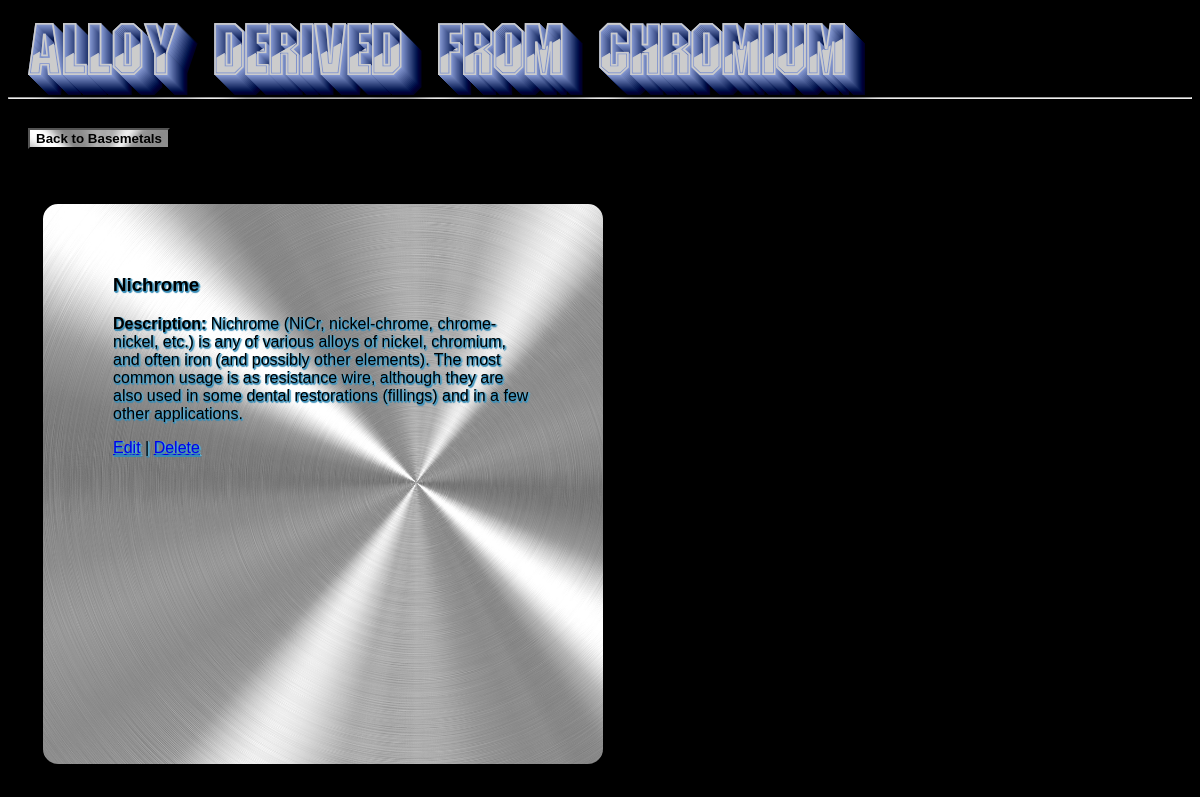
/basemetal/2/alloy, run on the app's committed database.
### database_setup.py (models this page shows, shortened)
class BaseMetal(Base):
    __tablename__ = 'basemetal'
    id = Column(Integer, primary_key=True)
    name = Column(String(250), nullable=False)
    user_id = Column(Integer, ForeignKey('user.id'))
    user = relationship(User)

class Alloy(Base):
    __tablename__ = 'alloy'
    name = Column(String(80), nullable=False)
    id = Column(Integer, primary_key=True)
    description = Column(String(250))
    basemetal_id = Column(Integer, ForeignKey('basemetal.id'))
    basemetal = relationship(BaseMetal)
    user_id = Column(Integer, ForeignKey('user.id'))
    user = relationship(User)

### views.py (the view)
@app.route('/basemetal/<int:basemetal_id>/')
@app.route('/basemetal/<int:basemetal_id>/alloy')
def showAlloy(basemetal_id):
    basemetal = session.query(BaseMetal).filter_by(id=basemetal_id).one()
    alloy = session.query(Alloy).filter_by(basemetal_id=basemetal_id).all()
    if 'username' not in login_session:
        return render_template(
            'publicAlloys.html', basemetal=basemetal, alloy=alloy)
    else:
        return render_template('alloys.html', basemetal=basemetal, alloy=alloy)

### templates/publicAlloys.html (shortened to what this page needs)
<!DOCTYPE html>
<html class = 'bg'>
<head>
	<link rel="stylesheet" type="text/css" href="{{ url_for('static', filename='styles.css') }}">
</head>
<header>
	<div class = 'title'>
		<div class = 'title-inner'>
			<h1>Alloy Derived From {{basemetal.name}}</h1>
			<hr>
		</div>
	</div>
</header>
<div>
	<a href="{{url_for('showBaseMetals')}}">
		<button class="btn" id="back-to-basemetals">
			Back to Basemetals
		</button>
	</a>
</div>
<body>
    <div class = 'a-description'
		</div>
			{% for a in alloy %}
				<div class="a-text">
					<h3>{{a.name}}</h3>
					<p><strong>Description: </strong>{{a.description}}</p>
					<a href='{{url_for('showLogin') }}'>Edit</a> |
					<a href='{{url_for('showLogin') }}'>Delete</a>
				</div>
			{% endfor %}
		</div>
</body>
</html>

### static/styles.css (style rules this page uses)
header { width: 100%; height: 100px; background-color: #000000; }
.bg { height: auto; width: auto; background: #000000 url(images/background_image.jpg) no-repeat; background-size: cover; }
h1 { font-family: gunmetl; color: #cccccc; font-size: 70px; margin: 0; padding-left: 20px; text-shadow:0px 0px 0 rgb(137,156,213),1px 1px 0 rgb(129,148,205),2px 2px 0 rgb(120,139,196),3px 3px 0 rgb(111,130,187),4px 4px 0 rgb(103,122,179),5px 5px 0 rgb(94,113,170),6px 6px 0 rgb(85,104,161),7px 7px 0 rgb(76,95,152),8px 8px 0 rgb(68,87,144),9px 9px 0 rgb(59,78,135),10px 10px 0 rgb(50,69,126),11px 11px 0 rgb(42,61,118),12px 12px 0 rgb(33,52,109),13px 13px 0 rgb(24,43,100),14px 14px 0 rgb(15,34,91),15px 15px 0 rgb(7,26,83),16px 16px 0 rgb(-2,17,74),17px 17px 0 rgb(-11,8,65),18px 18px 0 rgb(-19,0,57),19px 19px 0 rgb(-28,-9,48), 20px 20px 0 rgb(-37,-18,39),21px 21px 20px rgba(0,0,0,1),21px 21px 1px rgba(0,0,0,0.5),0px 0px 20px rgba(0,0,0,.2); }
.title { padding-top: 10px; }
.title-inner { padding-bottom: 10px; }
.btn { text-align: center; background: url('images/50_aluminium radial brushed metal texture.jpg'); background-size: cover; color: black; font-weight: bold; margin: 20px; -webkit-transition-duration: 0.4s; transition-duration: 0.4s; cursor: pointer; }
.a-description { width: 500px; height: 500px; background: url('images/50_aluminium radial brushed metal texture.jpg'); background-size: cover; border: 5px solid #000000; border-radius: 20px; padding: 30px; margin: 30px; }
.a-text { color: #000000; font-family: sans-serif; text-align: left; margin: 40px; text-shadow: 0 1px 0px #378ab4, 1px 0 0px #5dabcd, 1px 2px 1px #378ab4, 2px 1px 1px #5dabcd; }

### data on the page
BaseMetal: name "Chromium"
Alloy: name "Nichrome", description "Nichrome (NiCr, nickel-chrome, chrome-nickel, etc.) is any of various alloys of nickel, chromium, and often iron (and possibly other elements). The most common usage is as resistance wire, although they are also used in some dental restorations (fillings) and in a few other applications."
